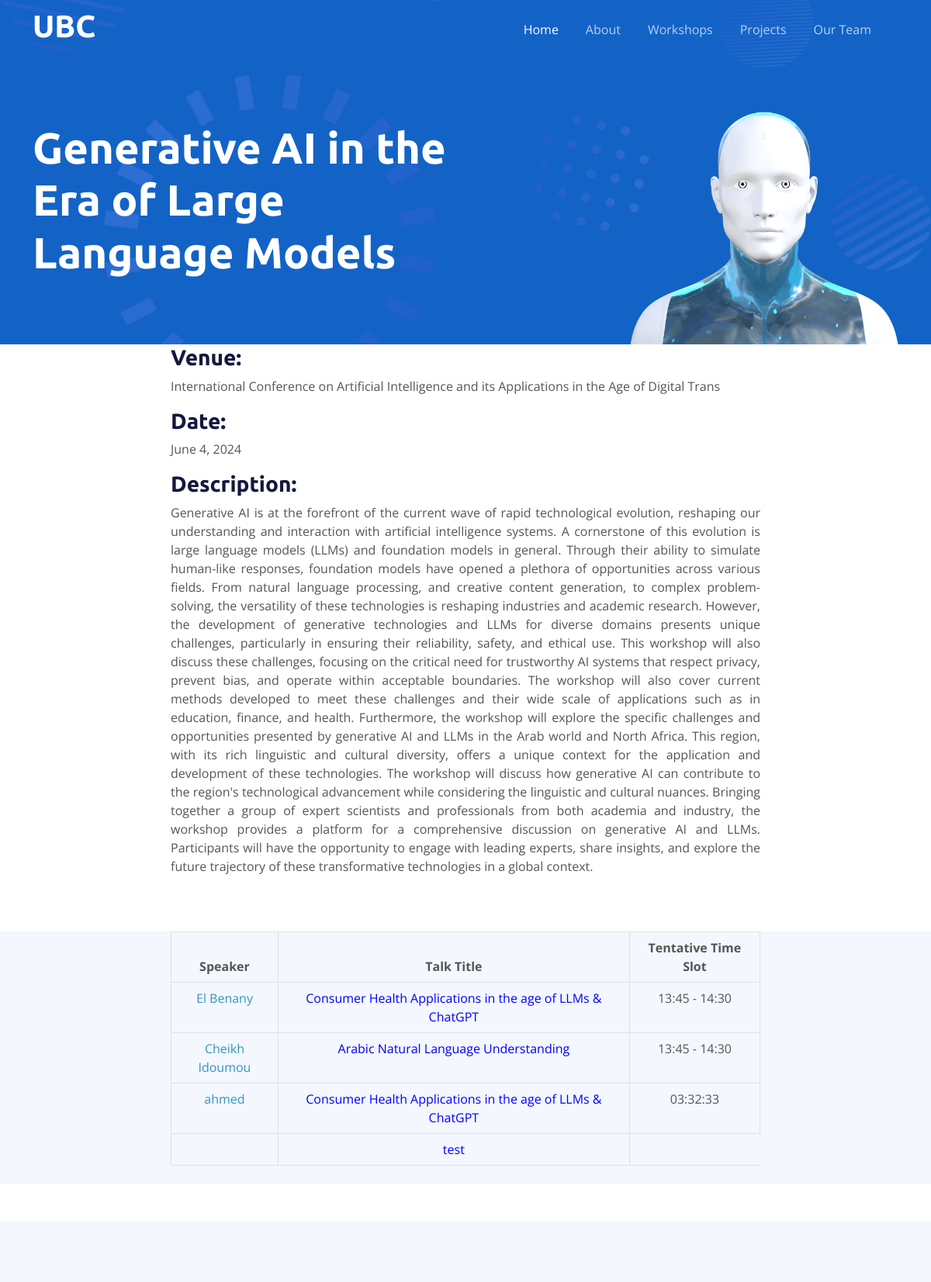
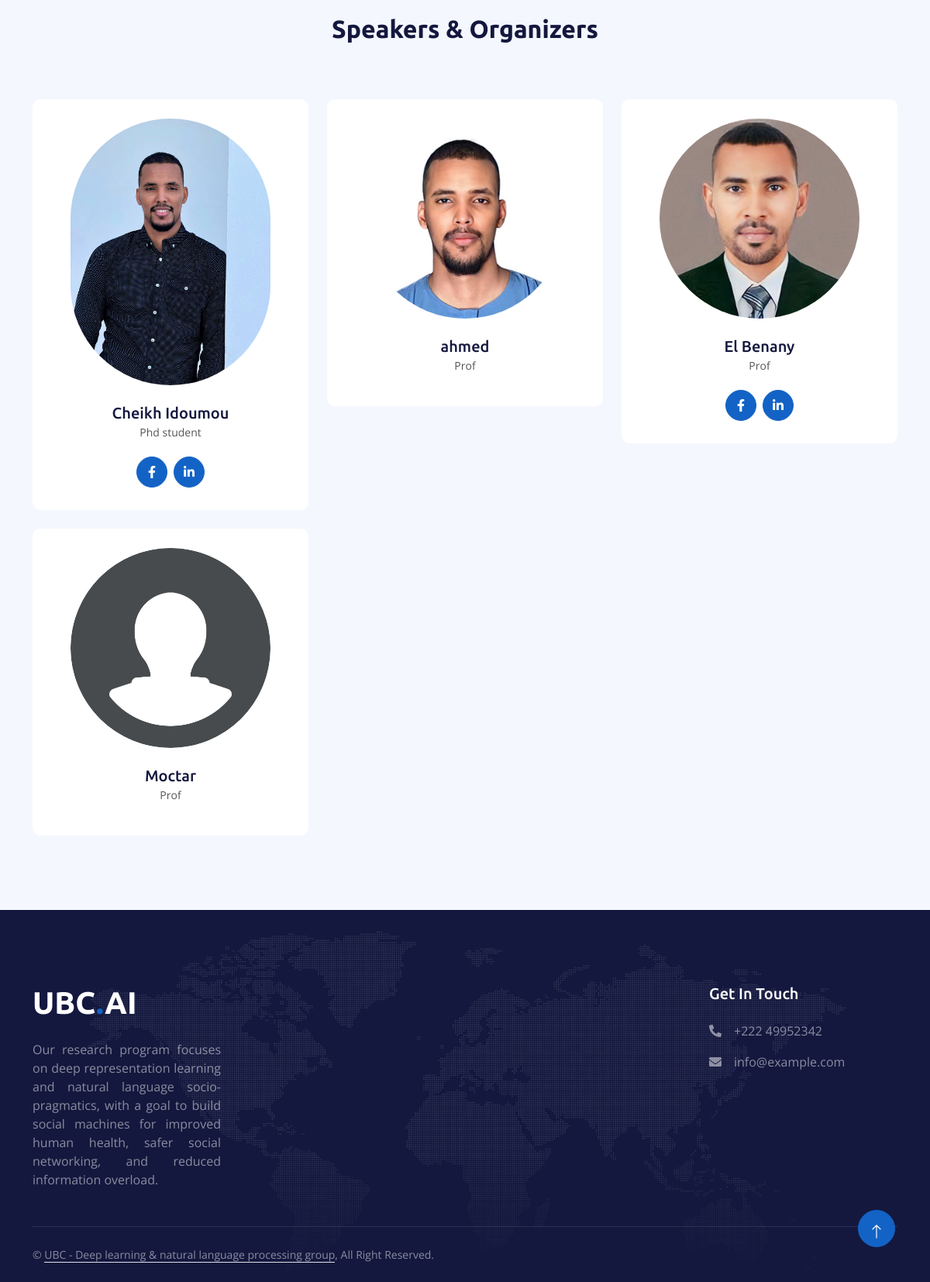
/workshop/1/, run on the app's committed database (2 pictures, top to bottom).
### contents/models.py (models this page shows, shortened)
class Workshop (models.Model):
    title = models.CharField(max_length=100)
    photo = models.FileField(upload_to='workshops photos', null=True, blank= True)
    venue = models.CharField(max_length=100, null=True, blank= True)
    date = models.DateField(null=True, blank= True)
    description = models.TextField(null=True, blank= True)
    organizer = models.ManyToManyField(Personne)

class Conference(models.Model):
    title = models.CharField(max_length=100)
    speaker = models.ForeignKey(Personne, on_delete=models.CASCADE, null=True, blank= True)
    time = models.CharField(max_length=100, null=True, blank= True)
    workshop = models.ForeignKey(Workshop, on_delete=models.CASCADE)

class Personne (models.Model):
    name = models.CharField(max_length=100)
    description = models.TextField(max_length=200, null=True, blank= True)
    photo = models.FileField(upload_to='Team photos', null=True, blank= True)
    post = models.CharField(max_length=100, null=True, blank= True)
    university = models.CharField(max_length=100, null=True, blank= True)
    facebook = models.CharField(max_length=100 , null=True, blank= True)
    linkedin = models.CharField(max_length=100 , null=True, blank= True)

### pages/views.py (the view)
# urls.py: path('workshop/<int:workshop_id>/', views.workshop_details, name = 'workshop'),
def workshop_details(request, workshop_id):
    workshop = get_object_or_404(Workshop, pk=workshop_id)
    organizers = set(workshop.organizer.all())
    speakers = set(Personne.objects.filter(conference__workshop=workshop))
    participants = list(organizers.union(speakers))  # Union of organizers and speakers without repetition
    return render(request, 'pages/workshop_details.html', {
        'workshop': workshop,
        'participants': participants,
    })

### templates/pages/workshop_details.html (shortened to what this page needs)
{% extends "base.html" %}
{% load static %}
{% block content %}
<div class="container-fluid pt-5 bg-primary hero-header">
    <div class="container pt-5">
        <div class="row g-5 pt-5">
            <div class="col-lg-6 align-self-center text-center text-lg-start mb-lg-5">
                <h1 class="display-4 text-white mb-4 animated slideInRight">{{workshop.title}}</h1>
            </div>
            <div class="col-lg-6 align-self-end text-center text-lg-end">
                <img class="img-fluid" src="{% static 'img/hero-img.png' %}" alt="" style="max-height: 300px;">
            </div>
        </div>
    </div>
</div>
<section   id="Workshops" class="ftco-section">
    <div class="container-fluid px-4">
        <div class="row justify-content-center mb-5 pb-2">
  <div class="col-md-8 text-center heading-section ftco-animate">
    <h3  style=" text-align: justify;" >Venue:</h3>
    <p style=" text-align: justify;">{{workshop.venue}}</p>
    <h3  style=" text-align: justify;" >Date:</h3>
    <p style=" text-align: justify;">{{workshop.date}}</p>
    <h3  style=" text-align: justify;" >Description:</h3>
    <p style=" text-align: justify;">{{workshop.description}}</p>
</div>
</div>
</div>
</section>
<section id="Schedule" class="ftco-section bg-light">
    <div class="container-fluid px-4">
        <div class="row justify-content-center mb-5 pb-2">
            <div class="col-md-8 text-center heading-section ftco-animate">
                <div class="table-responsive">
                    <table class="table table-bordered">
                        <thead class="thead-dark">
                            <tr>
                                <th>Speaker</th>
                                <th>Talk Title</th>
                                <th>Tentative Time Slot</th>
                            </tr>
                        </thead>
                        <tbody>
                            {% for conference in workshop.conference_set.all %}
                            <tr>
                                <td><a style="color: #3396bd;">{{conference.speaker.name}}</a></td>
                                <td><a style="color: blue;">{{conference.title}}</a></td>
                                {% if conference.time%}
                                <td>{{conference.time}}</td>
                                {% endif %}
                            </tr>
                            {% endfor %}
                        </tbody>
                    </table>
                </div>
            </div>
        </div>
    </div>
</section>
<div class="container-fluid bg-light py-5">
    <div class="container py-5">
        <div class="row g-5 align-items-start">
            <div class="wow fadeIn" data-wow-delay="0.1s">
                <div class="row g-4">
                    <div class="col-12">
                        <h2 class="text-center mb-5">Speakers & Organizers</h2>
                    </div>
                    {% for member in participants %}
                    <div class="col-md-4 wow fadeIn" data-wow-delay="0.1s">
                        <div class="team-item bg-white text-center rounded p-4 pt-0">
                            {% if member.photo %}
                            <img class="img-fluid rounded-pill p-4" src="{{ member.photo.url }}" alt="{{ member.name }}">
                            {% else %}
                            <img class="img-fluid rounded-pill p-4" src="{% static 'img/default_image.png' %}" alt="{{ member.name }}">
                            {% endif %}
                            <h5 class="mb-0">{{ member.name }}</h5>
                            <small>{{ member.post }}</small>
                            <div class="d-flex justify-content-center mt-3">
                                {% if member.facebook %}
                                <a class="btn btn-square btn-primary m-1" href="{{ member.facebook }}"><i class="fab fa-facebook-f"></i></a>
                                {% endif %}
                                {% if member.linkedin %}
                                <a class="btn btn-square btn-primary m-1" href="{{ member.linkedin }}"><i class="fab fa-linkedin-in"></i></a>
                                {% endif %}
                            </div>
                        </div>
                    </div>
                    {% endfor %}
                </div>
            </div>
        </div>
    </div>
</div>
{% endblock %}

### templates/base.html (shortened to what this page needs)
{% load static %}
<!DOCTYPE html>
<html lang="en">
<head>
    <link href="https://cdnjs.cloudflare.com/ajax/libs/font-awesome/5.10.0/css/all.min.css" rel="stylesheet">
    <link href="https://cdn.jsdelivr.net/npm/bootstrap-icons@1.4.1/font/bootstrap-icons.css" rel="stylesheet">
    <link href="{% static 'lib/animate/animate.min.css' %}" rel="stylesheet">
    <link href="{% static 'lib/owlcarousel/assets/owl.carousel.min.css' %}" rel="stylesheet">
    <link href="{% static 'css/bootstrap.min.css' %}" rel="stylesheet">
    <link href="{% static 'css/style.css' %}" rel="stylesheet">
</head>
<body>
{% include "parts/navbar.html" %}
{% block content %}
{% endblock content %}
{% include "parts/footer.html" %}
<a href="#" class="btn btn-lg btn-primary btn-lg-square back-to-top pt-2"><i class="bi bi-arrow-up"></i></a>
</body>
</html>

### templates/parts/navbar.html (shortened to what this page needs)
    <div class="container-fluid sticky-top">
        <div class="container">
            <nav class="navbar navbar-expand-lg navbar-dark p-0">
                <a href="{% url 'home' %}" class="navbar-brand">
                    <h1 class="text-white">UBC</h1>
                </a>
                <div class="collapse navbar-collapse" id="navbarCollapse">
                    <div class="navbar-nav ms-auto">
                        <a href="{% url 'home' %}" class="nav-item nav-link active">Home</a>
                        <a href="{% url 'about' %}" class="nav-item nav-link">About</a>
                        <a href="{% url 'workshop' %}" class="nav-item nav-link">Workshops</a>
                        <a href="{% url 'projects' %}" class="nav-item nav-link">Projects</a>
                        <a href="{% url 'team' %}" class="nav-item nav-link">Our Team</a>
                    </div>
                </div>
            </nav>
        </div>
    </div>

### templates/parts/footer.html
    <div class="container-fluid bg-dark text-white-50 footer pt-5">
        <div class="container py-5">
            <div class="row g-5 d-flex justify-content-between">
                <div class="col-md-6 col-lg-3 wow fadeIn" data-wow-delay="0.1s">
                    <a  class="d-inline-block mb-3">
                        <h1 class="text-white">UBC<span class="text-primary">.</span>AI</h1>
                    </a>
                    <p class="mb-0" style="text-align: justify;">Our research program focuses on deep representation learning and natural language socio-pragmatics, with a goal to build social machines for improved human health, safer social networking, and reduced information overload.</p>
                </div>
                <div class="col-md-6 col-lg-3 wow fadeIn" data-wow-delay="0.3s">
                    <h5 class="text-white mb-4">Get In Touch</h5>
                    <p><i class="fa fa-phone-alt me-3"></i>+222 49952342</p>
                    <p><i class="fa fa-envelope me-3"></i>info@example.com</p>
                </div>
            </div>
        </div>
        <div class="container wow fadeIn" data-wow-delay="0.1s">
            <div class="copyright">
                <div class="row">
                    <div class="col-md-6 text-center text-md-start mb-3 mb-md-0">
                        &copy; <a class="border-bottom" href="#">UBC - Deep learning & natural language processing group</a>, All Right Reserved.
                    </div>
                </div>
            </div>
        </div>
    </div>

### dlnlp/static/css/style.css (style rules this page uses)
:root { --primary: #1363C6; --secondary: #15ACE1; --light: #F4F7FE; --dark: #14183E; }
.back-to-top { position: fixed; display: none; right: 45px; bottom: 45px; z-index: 99; }
h1, h2, h3, .fw-bold { font-weight: 700 !important; }
h4, h5, h6, .fw-medium { font-weight: 500 !important; }
.btn { font-weight: 500; transition: .5s; }
.btn-square { width: 38px; height: 38px; }
.btn-lg-square { width: 48px; height: 48px; }
.btn-square, .btn-sm-square, .btn-lg-square { padding: 0; display: flex; align-items: center; justify-content: center; font-weight: normal; border-radius: 50px; }
.sticky-top { top: -150px; transition: .5s; }
.navbar { padding: 11px 0 !important; height: 75px; }
.navbar .navbar-nav .nav-link { margin-right: 35px; padding: 0; color: rgba(255, 255, 255, .7); outline: none; }
.navbar .navbar-nav .nav-link:hover, .navbar .navbar-nav .nav-link.active { color: rgba(255, 255, 255, 1); }
.hero-header { margin-top: -75px; background: url(../img/bg-hero.png) center center no-repeat; background-size: cover; }
.team-item { transition: .5s; border: 1px solid transparent; transition: .5s; }
.footer { background: url(../img/footer.png) center center no-repeat; background-size: contain; }
.footer .copyright { padding: 25px 0; font-size: 14px; border-top: 1px solid rgba(256, 256, 256, .1); }
.footer .copyright a { color: rgba(255,255,255,.5); }
.btn-square { display: flex; justify-content: center; align-items: center; width: 40px; height: 40px; }

### data on the page
Workshop: title "Generative AI in the Era of Large Language Models", venue "International Conference on Artificial Intelligence and its Applications in the Age of Digital Trans", date "June 4, 2024", description "Generative AI is at the forefront of the current wave of rapid technological evolution, reshaping our understanding and interaction with artificial intelligence systems. A cornerstone of this evolution is large language models (LLMs) and foundation models in general. Through their ability to simulate human-like responses, foundation models have opened a plethora of opportunities across various fields. From natural language processing, and creative content generation, to complex problem-solving, the versatility of these technologies is reshaping industries and academic research. However, the development of generative technologies and LLMs for diverse domains presents unique challenges,…"
Conference: speaker.name "El Benany", title "Consumer Health Applications in the age of LLMs & ChatGPT", time "13:45 - 14:30"
Conference: speaker.name "Cheikh Idoumou", title "Arabic Natural Language Understanding", time "13:45 - 14:30"
Conference: speaker.name "ahmed", title "Consumer Health Applications in the age of LLMs & ChatGPT", time "03:32:33"
Conference: title "test"
Personne: photo (picture), name "Cheikh Idoumou", post "Phd student"
Personne: photo (picture), name "ahmed", post "Prof"
Personne: photo (picture), name "El Benany", post "Prof"
Personne: name "Moctar", post "Prof"
